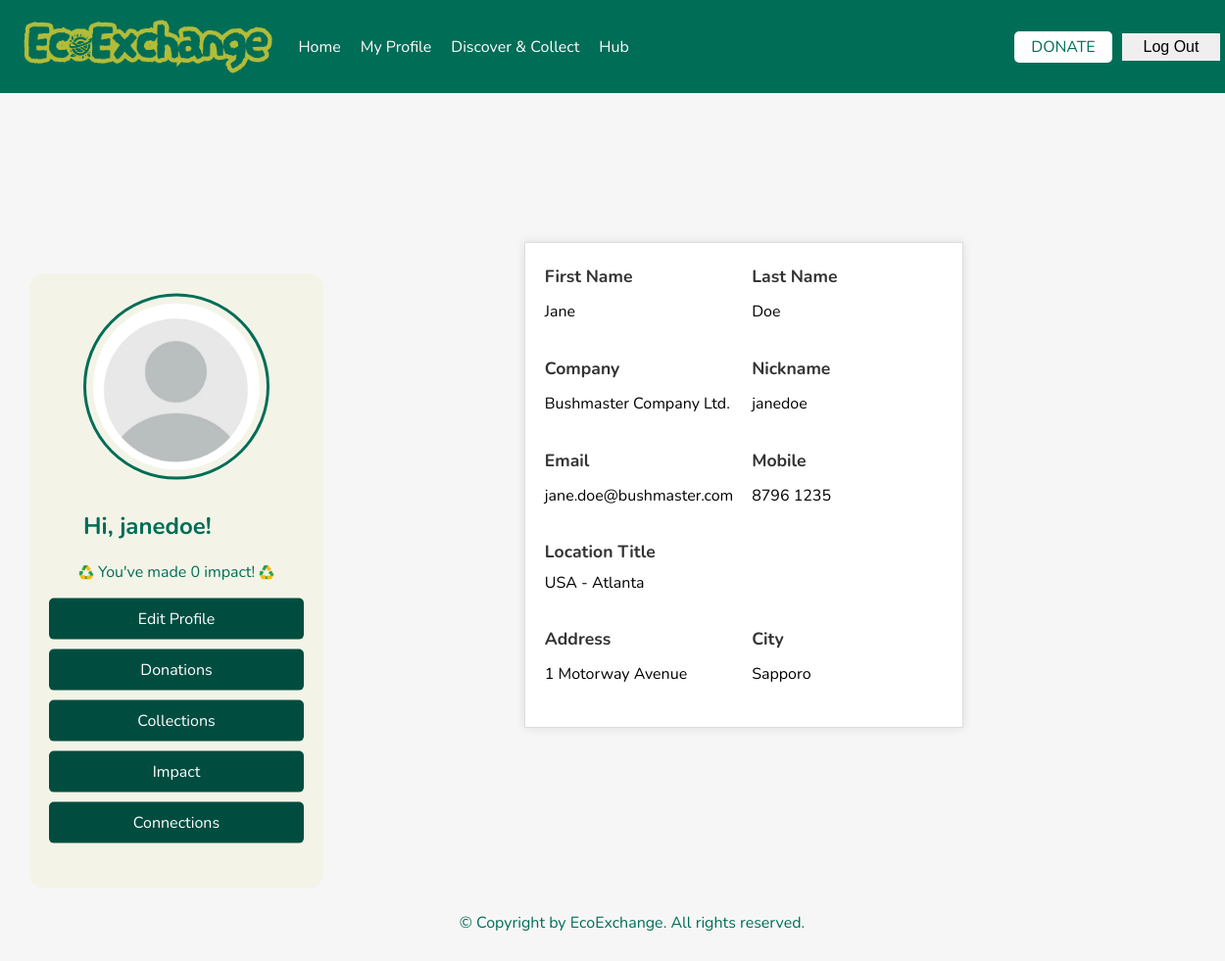
Before: /myprofile (signed in) with the older database file.
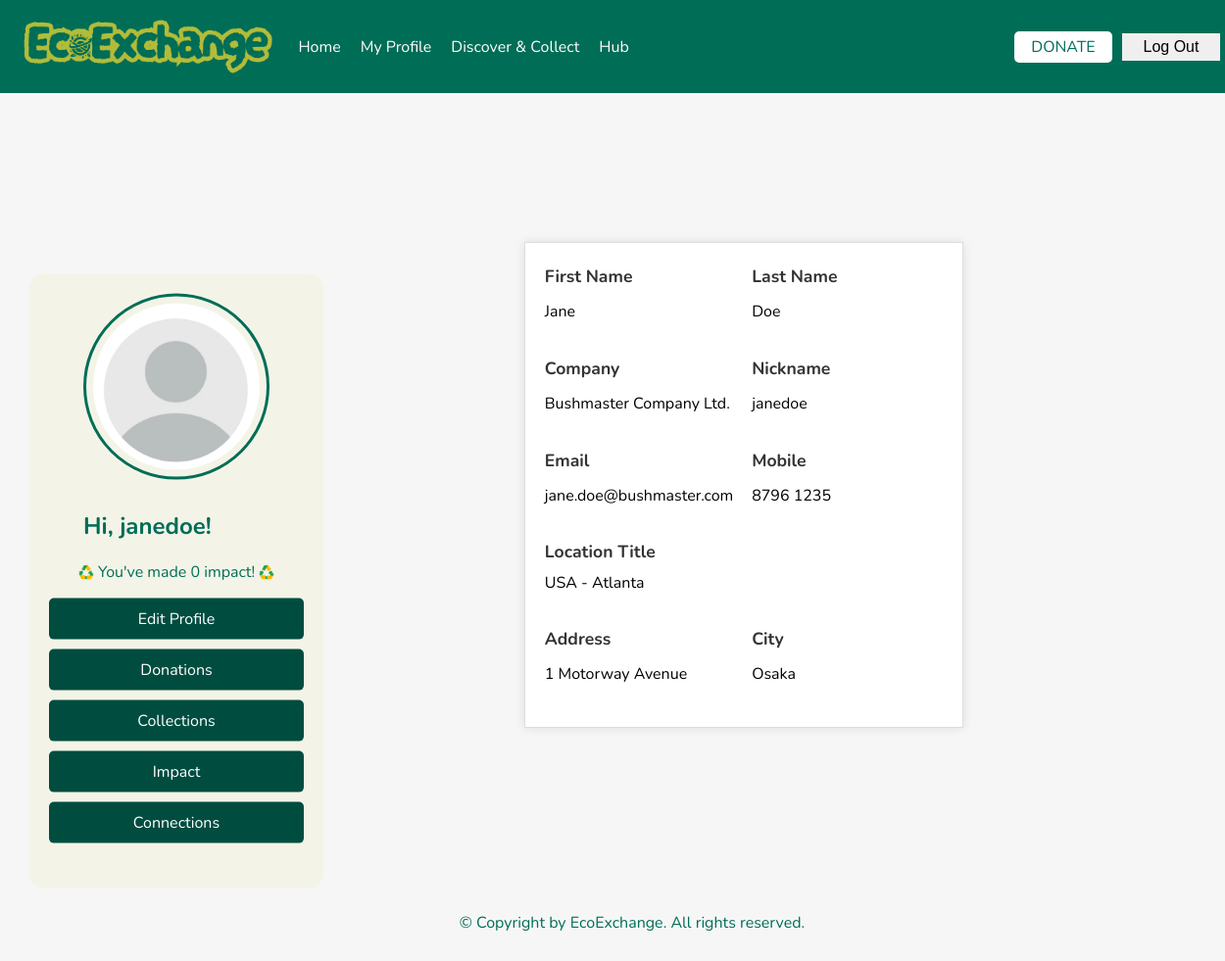
After: the same page with the newer database file.
### models/user.py (models this page shows, shortened)
class User(db.Model):
    __tablename__ = "users"
    user_id = db.Column(db.Integer, primary_key=True)
    nick_name = db.Column(db.String(25), nullable=True)
    email = db.Column(db.String(256), unique=True, nullable=False)
    password = db.Column(db.String(256), nullable=False)
    fname = db.Column(db.String(25), nullable=False)
    lname = db.Column(db.String(25), nullable=False)
    mobile = db.Column(db.String(15), nullable=False)
    location_title = db.Column(db.String(125), nullable=False)
    address = db.Column(db.String(256), nullable=False)
    city = db.Column(db.String(50), nullable=False)
    company = db.Column(db.String(50), nullable=True)
    photo = db.Column(db.LargeBinary, nullable=True)

### app.py (the view, shortened to what this page needs)
    @app.route("/myprofile")
    def myprofile():
        success_message = request.args.get("success_message", None)
        error_message = request.args.get("error_message", None)
        if 'user_id' in session:
            user = User.query.get(session['user_id'])
            conn = get_db_connection()
            cursor = conn.cursor()
            cursor.execute("""
                SELECT postings_id, donor_user_id, post_title, quantity, pick_up_location, description, post_status, collector_by_user_id
                FROM postings
            """)
            donations = cursor.fetchall()
            cursor.execute("""
                SELECT COALESCE(SUM(score), 0) AS total_score
                FROM postings
                WHERE donor_user_id = ?
            """, (session["user_id"],))
            total_score = cursor.fetchone()["total_score"]
            cursor.execute("""
                SELECT
                    c.donor_user_id,
                    c.collector_user_id,
                    c.connection_status,
                    u1.fname || ' ' || u1.lname AS donor_name,
                    u2.fname || ' ' || u2.lname AS collector_name
                FROM connections c
                JOIN users u1 ON u1.user_id = c.donor_user_id
                JOIN users u2 ON u2.user_id = c.collector_user_id
                WHERE c.connection_status = 'Active' AND c.donor_user_id = ?
            """, (session["user_id"],))
            connection_rows = cursor.fetchall()
            cursor.execute("""
                SELECT COUNT(*) AS total_connections
                FROM connections
                WHERE donor_user_id = ? OR collector_user_id = ?
            """, (session["user_id"], session["user_id"]))
            total_connections = cursor.fetchone()["total_connections"]
            cursor.execute("""
                SELECT
                    postings_id,
                    post_title,
                    post_date,
                    pick_up_location,
                    score
                FROM postings
                WHERE donor_user_id = ? AND is_deleted = 0
            """, (session['user_id'],))
            impact_rows = cursor.fetchall()
            conn.close()
            requests = [{
                'donor_name': row['donor_name'],
                'collector_name': row['collector_name'],
                'connection_status': row['connection_status']
            } for row in connection_rows]
            impact_donations = []
            total_impact_score = 0
            return render_template(
                "myprofile.html",
                user=user,
                donations=donations,
                total_score=total_score,
                requests=requests,  # ✅ this is key!
                impact_donations=impact_donations,
                total_impact_score=total_impact_score,
                total_connections=total_connections,
                success_message=success_message,
                error_message=error_message
            )
        else:
            return redirect(url_for('login'))

### app.py (called while the page is built)
def get_db_connection():
    conn = sqlite3.connect("instance/ecoexchange.db")
    conn.row_factory = sqlite3.Row
    print("✅ Database connected successfully!")  # Debugging print
    return conn

### templates/myprofile.html (shortened to what this page needs)
<!DOCTYPE html>
<html lang="en">
{% include 'head.html' %}
<body>
{% include 'navbar.html' %}
<div class="container d-flex">
    <aside class="sidebar me-4">
        <div class="profile text-center mb-4">
            {% if user.photo %}
                <img alt="User Profile">
            {% else %}
                <img src="{{ url_for('static', filename='media/anonymous_sample.jpg') }}" alt="User Profile">
            {% endif %}
            <h2 id="usergreeting">
                {% if user %}
                Hi, {{ user.nick_name }}!
                {% else %}
                Hi, Guest!
                {% endif %}
            </h2>
        </div>
        <div class="impact-pts text-center mb-3">
                <span>
                    <img src="{{ url_for('static', filename='media/recycle.png') }}" alt="Recycle Icon" class="icon">
                    You've made {{ total_score }} impact!
                    <img src="{{ url_for('static', filename='media/recycle.png') }}" alt="Recycle Icon" class="icon">
                </span>
        </div>
        <ul class="sidebar-menu list-unstyled">
            <li><a href="#" data-content="editprofile">Edit Profile</a></li>
            <li><a href="#" data-content="donations">Donations</a></li>
            <li><a href="#" data-content="collections">Collections</a></li>
            <li><a href="#" data-content="impact">Impact</a></li>
            <li><a href="#" data-content="connections">Connections</a></li>
        </ul>
    </aside>
    <div class="flex-grow-1">
        <div id="editprofile" class="content-section" style="display: none;">{% include 'editprofile.html' %}</div>
        <div id="collections" class="content-section" style="display: none;">{% include 'collections.html' %}</div>
        <div id="connections" class="content-section" style="display: none;">{% include 'connections.html' %}</div>
        <div class="myprofile-details p-4 mt-5 mx-auto bg-light border rounded shadow" style="max-width: 1000px;">
            <div class="row">
                <div class="col-12 col-md-6">
                    <label for="fname" class="form-label">First Name</label>
                    <p id="fname" aria-label="First Name">{{ user.fname }}</p>
                </div>
                <div class="col-12 col-md-6">
                    <label for="lname" class="form-label">Last Name</label>
                    <p id="lname" aria-label="Last Name">{{ user.lname }}</p>
                </div>
            </div>
            <div class="row">
                <div class="col-12 col-md-6">
                    <label for="company" class="form-label">Company</label>
                    <p id="company" aria-label="Company">{{ user.company }}</p>
                </div>
                <div class="col-12 col-md-6">
                    <label for="nick_name" class="form-label">Nickname</label>
                    <p id="nick_name" aria-label="Nickname">{{ user.nick_name }}</p>
                </div>
            </div>
            <div class="row">
                <div class="col-12 col-md-6">
                    <label for="email" class="form-label">Email</label>
                    <p id="email" aria-label="Email">{{ user.email }}</p>
                </div>
                <div class="col-12 col-md-6">
                    <label for="mobile" class="form-label">Mobile</label>
                    <p id="mobile" aria-label="Mobile">{{ user.mobile }}</p>
                </div>
            </div>
            <div class="row">
                <div class="col-md-12">
                    <label for="location_title" class="form-label">Location Title</label>
                    <p id="location_title" aria-label="Location Title">{{ user.location_title }}</p>
                </div>
            </div>
            <div class="row">
                <div class="col-12 col-md-6">
                    <label for="address" class="form-label">Address</label>
                    <p id="address" aria-label="Address">{{ user.address }}</p>
                </div>
                <div class="col-12 col-md-6">
                    <label for="city" class="form-label">City</label>
                    <p id="city" aria-label="City">{{ user.city }}</p>
                </div>
            </div>
        </div>
    </div>
</div>
{% include 'footer.html' %}
</body>
</html>

### templates/head.html (shortened to what this page needs)
<head>
    <link rel="stylesheet" href="{{ url_for('static', filename='styles.css') }}">
</head>

### templates/navbar.html (shortened to what this page needs)
<header>
    <img src="{{ url_for('static', filename='media/logo3.png') }}" alt="EcoExchange Logo" class="logo">
    <nav>
        <ul>
            <li><a href="{{ url_for('index') }}">Home</a></li>
            <li><a href="{{ url_for('myprofile') }}">My Profile</a></li>
            <li><a href="{{ url_for('discover') }}">Discover & Collect</a></li>
            <li><a href="{{ url_for('hub') }}">Hub</a></li>
        </ul>
        <div class="auth-buttons">
        </div>
    </nav>
</header>

### templates/editprofile.html (shortened to what this page needs)
<!DOCTYPE html>
<html lang="en">
<head>
    <link rel="stylesheet" href="{{ url_for('static', filename='css/profile.css') }}">
</head>
<body>
</body>
</html>

### templates/footer.html
<footer>
        <p>© Copyright by EcoExchange. All rights reserved.</p>
</footer>

### templates/collections.html (shortened to what this page needs)
<!DOCTYPE html>
<html lang="en">
<head>
</head>
<body>
</body>
</html>

### templates/connections.html (shortened to what this page needs)
<!DOCTYPE html>
<html lang="en">
<head>
</head>
<body>
</body>
</html>

### static/styles.css (style rules this page uses)
body { font-family: Arial, sans-serif; margin: 0; padding: 0; text-align: center; padding-bottom: 0px; padding-top: 95px; overflow-x: hidden; height: 100%; min-height: 100vh; display: flex; flex-direction: column; font-family: "Nunito", sans-serif; background-color: #f6f6f6; }
header { display: flex; align-items: center; justify-content: space-between; width: 100%; padding: 20px; position: fixed; top: 0; left: 0; z-index: 100; background-color: #006d57; overflow: hidden; }
.logo { height: 55px; width: auto; margin-right: 20px; }
nav { display: flex; align-items: center; width: 90%; justify-content: space-between; }
nav ul { list-style: none; display: flex; gap: 20px; margin: 0; padding: 0; }
nav ul li { display: inline-block; }
nav ul li a { text-decoration: none; color: #ffffff; font-family: "Nunito", sans-serif; }
.auth-buttons { display: flex; align-items: center; justify-content: flex-end; gap: 10px; flex-shrink: 0; justify-content: flex-start; padding-right: 25px; }
footer { bottom: 0; width: 100%; color: #006d57; text-align: center; padding: 20px; }
.container { display: flex; justify-content: center; align-items: center; height: 100vh; }
.sidebar { position: absolute; left: 30px; top: 60%; transform: translateY(-50%); width: 260px; color: #006d57; background: #f3f4e7; padding: 20px; display: flex; flex-direction: column; align-items: center; border-radius: 15px; height: fit-content; }
.profile img { width: 170px; height: 170px; border-radius: 50%; object-fit: cover; margin-bottom: 5px; border: 3px solid #006d57; padding: 7px; background-color: #f3f4e7; }
.icon { width: 1em; height: 1em; vertical-align: middle; object-fit: contain; display: inline-block; }
.sidebar-menu { list-style: none; padding: 0; width: 100%; }
.sidebar-menu li { margin-bottom: 10px; text-align: center; }
.sidebar-menu li a { text-decoration: none; color: white; display: block; padding: 10px; font-size: 1rem; border-radius: 5px; background-color: #004d40; }

### static/css/profile.css (style rules this page uses)
html { color-scheme: light dark; }
.row .col-md-6 { display: flex; flex-direction: column; gap: 5px; }
.row { margin-bottom: 20px; margin-left: 0; margin-right: 0; flex-wrap: wrap; display: flex; justify-content: space-between; gap: 20px; }
.form-label { text-align: left; font-weight: bold; font-size: 1.2rem; }
.myprofile-details { display: flex; flex-direction: column; gap: 10px; background-color: #FFFFFF; color: #000000; padding: 20px; width: calc(100% - 2 * 16px); margin: 20px auto; margin-left: 150px; box-shadow: 0 0 10px rgba(0, 0, 0, 0.1); border: 1px solid #ddd; line-height: 1.6; text-align: left; box-sizing: border-box; }
.myprofile-details p { margin: 0; font-size: 1rem; }
.myprofile-details label { display: block; margin-bottom: 5px; font-weight: bold; }
.sidebar .profile h2 { text-align: left; margin-left: 0; }
.sidebar { position: absolute; left: 30px; top: 60%; transform: translateY(-50%); width: 260px; color: #006d57; background: #f3f4e7; padding: 20px; display: flex; flex-direction: column; align-items: center; border-radius: 15px; height: fit-content; }
.sidebar-menu { list-style: none; padding: 0; width: 100%; }
.sidebar-menu li { margin-bottom: 10px; text-align: center; }
.sidebar-menu li a { text-decoration: none; color: white; display: block; padding: 10px; font-size: 1rem; border-radius: 5px; background-color: #004d40; }
.row { display: flex; gap: 15px; margin-bottom: 20px; }
.row .col-md-6 { display: flex; flex-direction: column; gap: 5px; width: 48%; }
.form-label { font-size: 1.1rem; font-weight: bold; color: #333; }

Changed rows visible on the page:
changed User "janedoe": city "Sapporo" → "Osaka"
